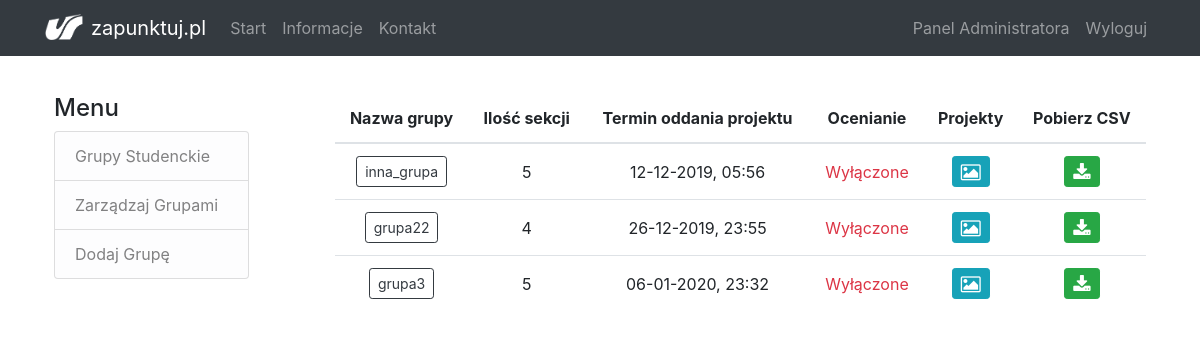
The app's page /panel (signed in) with its own data.
### flaskapp/models.py (models this page shows, shortened)
class Group(db.Model):
    id = db.Column(db.Integer, primary_key=True)
    name = db.Column(db.String(20), unique=True, nullable=False)
    is_section = db.Column(db.Boolean, nullable=False, default=False)
    users = db.relationship('User', backref='group', lazy=True, cascade="all, delete")
    upload_time = db.Column(db.DateTime)
    is_rating_enabled = db.Column(db.Boolean, default=False)
    points_per_user = db.Column(db.Integer, default=0)

### flaskapp/routes.py (the view)
@app.route('/panel', methods=['GET', 'POST'])
@login_required
def panel():
    if current_user.is_admin:
        groups = Group.query.all()
    else:
        flash('Musisz mieć uprawnienia administratora, aby uzyskać dostęp do tej strony', 'warning')
        return redirect(url_for('home'))
    return render_template('admin/panel.html', title='Panel administracyjny', groups=groups)

### flaskapp/models.py (called while the page is built)
@login_manager.user_loader
def load_user(user_id):
    return User.query.get(int(user_id))

### flaskapp/templates/admin/panel.html
{% extends "admin/layout_admin.html" %}
{% block content %}
	<div>
        {% if groups %}
            <table class="table text-center align-middle">
                <thead>
                    <tr>
                        <th scope="col">Nazwa grupy</th>
                        <th scope="col">Ilość sekcji</th>
                        <th>Termin oddania projektu</th>
                        <th>Ocenianie</th>
                        <th>Projekty</th>
                        <th>Pobierz CSV</th>
                    </tr>
                </thead>
            <tbody>
                {% for group in groups %}
                    {% if group.is_section %}
                        <tr>
                            <td> <a href="{{ url_for('sections', group_id=group.id) }}"> <button type="button" class="btn btn-sm btn-outline-dark"> {{ group.name }} </button> </a> </td>
                            <td> {{ group.users.__len__() }} </td>
                            <td>{% if group.upload_time %}
                                    {{ group.upload_time.strftime('%d-%m-%Y, %H:%M') }}
                                {% else %}
                                    -----
                                {% endif %}
                            </td>
                            <td>
                                {% if group.is_rating_enabled %}
                                    <span class="text-success"> Włączone </span>
                                {% else %}
                                    <span class="text-danger"> Wyłączone </span>
                                {% endif %}
                            </td>
                            <td> <a href="{{ url_for('projects', group_id=group.id) }}">
                                <button type="button" class="btn btn-sm btn-info">
                                    <i class="fa fa-image fa-lg"></i>
                                </button> </a>
                            </td>
                            <td> <a href="{{ url_for('generate_csv', group_name=group.name) }}">
                                <button type="button" class="btn btn-sm btn-success" title="Pobierz plik CSV z kluczami dostępu dla grup projektowych">
                                    <i class="fa fa-download fa-lg"></i>
                                </button> </a>
                            </td>
                        </tr>
                    {% endif %}
                {% endfor %}
            </tbody>
            </table>
        {% else %}
            <div class="panel panel-default">
				<div class="panel-heading">Aktualnie w bazie nie ma żadnych grup. Kliknij <a href="{{ url_for('create_group') }}">tutaj</a>, aby utworzyć nową grupę.</div>
			</div>
        {% endif %}
	</div>
{% endblock content %}

### flaskapp/templates/admin/layout_admin.html
{% extends "layout.html" %}
{% block body %}
<div class="row">
	<div class="col-md-3">
		<div class="body-section mr-5 pr-2">
			<h4>Menu</h4>
				<ul class="list-group">
					<a href="{{ url_for('panel') }}" class="list-group-item list-group-item-light list-group-item-action">Grupy Studenckie</a>
                    <a href="{{ url_for('manage_groups') }}" class="list-group-item list-group-item-light list-group-item-action">Zarządzaj Grupami</a>
					<a href="{{ url_for('create_group') }}" class="list-group-item list-group-item-light list-group-item-action">Dodaj Grupę</a>
				</ul>
		</div>
	</div>
	<div class="col-md-9">
		{% block content %}{% endblock %}
	</div>
</div>
{% endblock body %}

### flaskapp/templates/layout.html (shortened to what this page needs)
<!DOCTYPE html>
<html>
<head>
    <link rel="stylesheet" href="https://stackpath.bootstrapcdn.com/bootstrap/4.3.1/css/bootstrap.min.css">
	<link rel="stylesheet" type="text/css" href="{{url_for('static', filename='main.css')}}">
    <link rel="stylesheet" href="https://cdnjs.cloudflare.com/ajax/libs/font-awesome/4.7.0/css/font-awesome.min.css">
</head>
<body>
	<header>
		<nav class="navbar navbar-dark bg-dark navbar-expand-md fixed-top">
			<div class="container">
				<a class="navbar-brand" href="#"><img src="{{url_for('static', filename='logo.png')}}" width="38" height="26" class="d-inline-block align-text-bottom mr-2">zapunktuj.pl
				</a>
				<div id="mainmenu" class="collapse navbar-collapse">
					<ul class="navbar-nav mr-auto">
						<li class="nav-item">
							<a class="nav-link" href="{{ url_for('home') }}">Start</a>
						</li>
						<li class="nav-item">
							<a class="nav-link" href="{{ url_for('about') }}">Informacje</a>
						</li>
						<li class="nav-item">
							<a class="nav-link" href="#">Kontakt</a>
						</li>
					</ul>
					<ul class="navbar-nav">
					{% if current_user.is_authenticated %}
						{% if current_user.is_admin %}
							<li class="nav-item">
								<a class="nav-item nav-link" href="{{ url_for('panel') }}">Panel Administratora</a>
							</li>
						{% elif current_user.group.is_section %}
							<li class="nav-item">
								<a class="nav-item nav-link" href="{{ url_for('project') }}">Projekt</a>
							</li>
                        {% else %}
							<li class="nav-item">
								<a class="nav-item nav-link" href="{{ url_for('rating') }}">Ocenianie</a>
							</li>
						{% endif %}
						<li class="nav-item">
							<a class="nav-item nav-link" href="{{ url_for('logout') }}">Wyloguj</a>
						</li>
					{% else %}
						<li class="nav-item">
							<a class="nav-item nav-link" href="{{ url_for('login') }}">Zaloguj</a>
						</li>
					{% endif %}
					</ul>
				</div>
			</div>
		</nav>
	</header>
	<div class="container p-4">
		<div class="row">
			<div class="col-12">
			{% block body %}{% endblock %}
			</div>
		</div>
	</div>
</body>
</html>

### flaskapp/static/main.css (style rules this page uses)
body { padding-top: 70px; }
.table > tbody > tr > td { vertical-align: middle; }
.table th { border: none; }

### records on screen
Group: name "inna_grupa", users.__len__ "5", upload_time "12-12-2019, 05:56", is_rating_enabled "Wyłączone"
Group: name "grupa22", users.__len__ "4", upload_time "26-12-2019, 23:55", is_rating_enabled "Wyłączone"
Group: name "grupa3", users.__len__ "5", upload_time "06-01-2020, 23:32", is_rating_enabled "Wyłączone"
